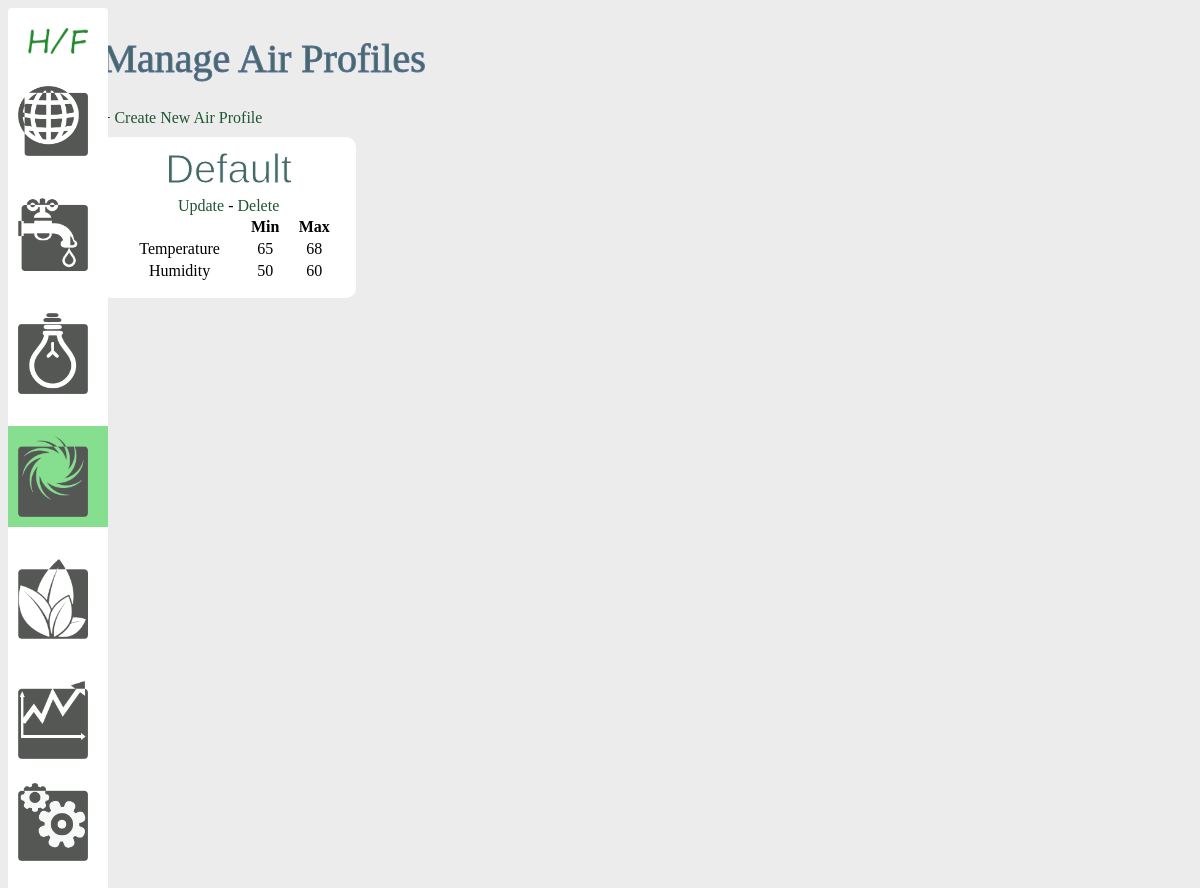
/air, run on the app's committed database.
### models.py (models this page shows)
class Air(db.Model):
    id = db.Column(db.Integer, primary_key=True)
    name = db.Column(db.String(50), nullable=False)
    min_temp = db.Column(db.Integer, default=60)
    max_temp = db.Column(db.Integer, default=80)
    min_humid = db.Column(db.Integer, default=50)
    max_humid = db.Column(db.Integer, default=60)
    enviros = db.relationship('Enviro', backref='air', lazy=True)

### views.py (the view)
@app.route('/air')
def list_air_profiles():
    airs = Air.query.all()
    return render_template('air/index_air.html', airs=airs)

### templates/air/index_air.html
{% extends 'layout.html' %}
{% block body %}
    <h1>Manage Air Profiles</h1>
    + <a href="/add_air">Create New Air Profile</a>
    <br />
    <div class="container">
        {% for air in airs %}
            <div class="air">
                <h2>{{ air.name }}</h2>
                <a href="/update_air/{{air.id}}">Update</a>
                -
                <a href="/delete_air/{{air.id}}">Delete</a>
                <table width="100%">
                    <tr>
                        <th></th>
                        <th>Min</th>
                        <th>Max</th>
                    </tr>
                    <tr>
                        <td>Temperature</td>
                        <td>{{ air.min_temp }}</td>
                        <td>{{ air.max_temp }}</td>
                    </tr>
                    <tr>
                        <td>Humidity</td>
                        <td>{{ air.min_humid }}</td>
                        <td>{{ air.max_humid }}</td>
                    </tr>
                </table>
            </div>
        {% endfor %}
    </div>
{% endblock %}

### static/css/main.css (style rules this page uses)
body { background: rgb(236,236,236); }
a { text-decoration: none; color: #1E5631; }
h1 { font-weight: normal; font-size: 2.5em; color: #436a67; -webkit-text-stroke-width: 1px; -webkit-text-stroke-color: rgb(92, 112, 149); }
.container { display:grid; grid-template-columns: 1fr 1fr 1fr 1fr; gap: 1em; }
.water, .plant, .light, .air, .pin { background-color: #fff; text-align: center; border-radius: 10px; height: max-content; margin-top:10px; padding: 5px 15px 15px 15px; }
h2 { text-align: center; margin:5px; font-weight:normal; font-size: 2.5em; font-family:arial; color: #436a67; -webkit-text-stroke-width: 1px; -webkit-text-stroke-color: #fff; }

### data on the page
Air: name "Default", min_temp "65", max_temp "68", min_humid "50", max_humid "60"
